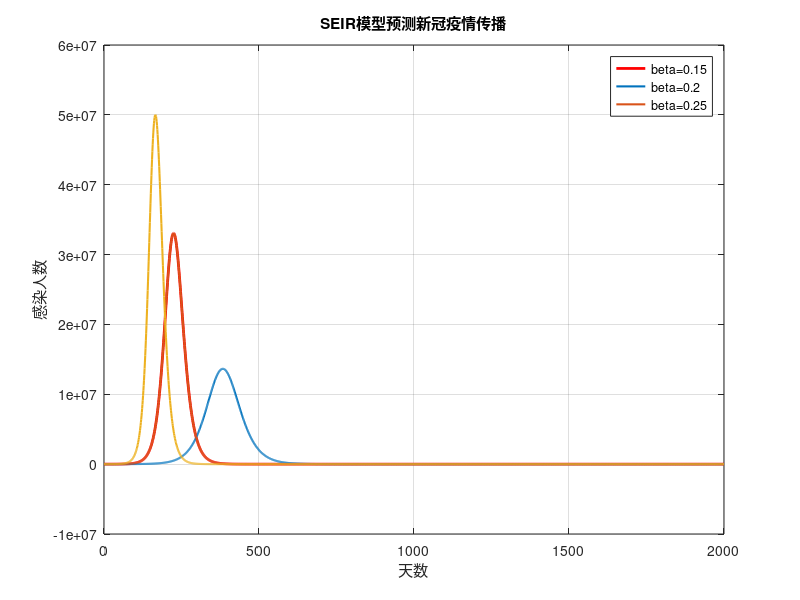

MATLAB code to generate this figure:
% 步骤1：设置参数（无需优化，直接赋值）
N = 330e6;          % 美国总人口
beta = 0.2;         % 感染率（可手动调整）
sigma = 1/5.2;      % 潜伏期转感染率（潜伏期5.2天）
gamma = 1/10;       % 康复率（感染期10天）
origin = 1000;   % 假设初始有1000人感染

% 步骤2：定义SEIR方程组（直接写在主代码中，无需函数）
tspan = 0:2000;    % 模拟200天
y0 = [N-origin, 0, origin, 0]; % [S, E, I, R]初始值

[t, y] = ode45(@(t,y) [
    -beta * y(1) * y(3) / N;             % dS/dt
    beta * y(1) * y(3)/N - sigma * y(2); % dE/dt
    sigma * y(2) - gamma * y(3);         % dI/dt
    gamma * y(3)                         % dR/dt
], tspan, y0);

% 步骤3：绘制感染曲线（只需核心代码）
figure;
plot(t, y(:,3), 'r', 'LineWidth', 2);   % 绘制感染者曲线
xlabel('天数'); ylabel('感染人数');
title('SEIR模型预测新冠疫情传播');
grid on;

beta_values = [0.15, 0.2, 0.25];
hold on;
for beta = beta_values
    [t, y] = ode45(@(t,y) [
    -beta * y(1) * y(3) / N;             % dS/dt
    beta * y(1) * y(3)/N - sigma * y(2); % dE/dt
    sigma * y(2) - gamma * y(3);         % dI/dt
    gamma * y(3)                         % dR/dt
], tspan, y0);  % 重复步骤2的代码
    plot(t, y(:,3), 'LineWidth', 1.5);
end
legend('beta=0.15', 'beta=0.2', 'beta=0.25');
